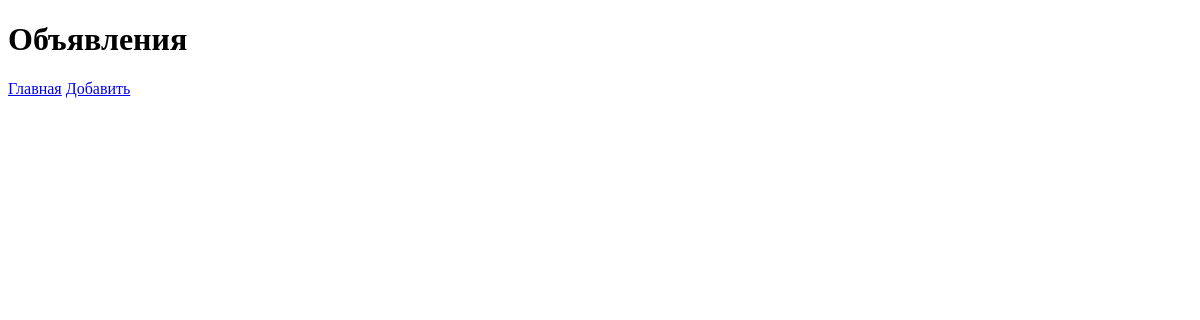
The app's page /bboard/, older data.
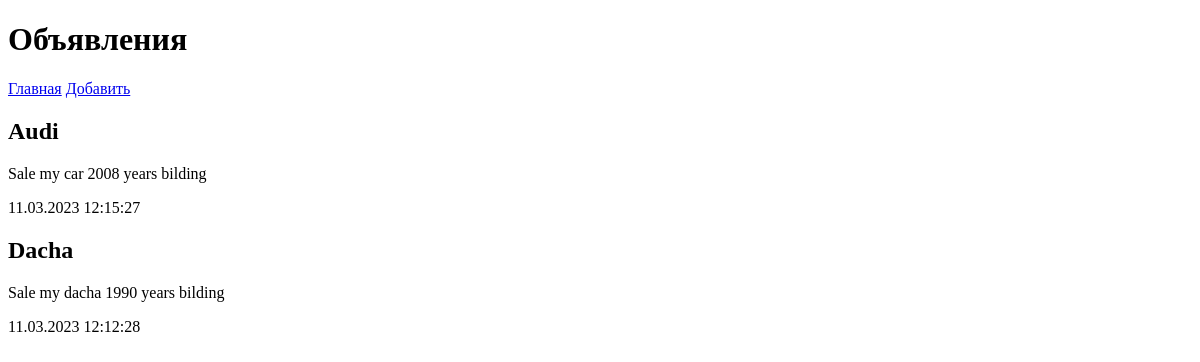
The same page, newer data.
### bboard/models.py (models this page shows)
class Bb(models.Model):
    title = models.CharField(max_length=50, verbose_name='Товар')
    content = models.TextField(null=True, blank=True, verbose_name='Описание')
    price = models.FloatField(null=True, blank=True, verbose_name='Цена')
    published = models.DateTimeField(auto_now_add=True, db_index=True, verbose_name='Опубликовано')
    rubric = models.ForeignKey('Rubric', null=True, on_delete=models.PROTECT, verbose_name = 'Рубрика')
    class Meta:
        verbose_name_plural = 'Объявления'
        verbose_name = 'Объявление'
        ordering = ['-published']

### bboard/views.py (the view)
# urls.py: path('',index, name = 'index'),
def index(request):
    bbs = Bb.objects.all()
    rubrics = Rubric.objects.all()
    context = {'bbs': bbs, 'rubric': rubrics}
    return render(request, 'bboard/index.html', context)

### bboard/templates/bboard/index.html (shortened to what this page needs)
<!DOCTYPE html>
<html lang="ru">
<head>
</head>
<body>
    <h1>Объявления</h1>
     <div>
      <a href="{% url 'index' %}">Главная</a>
         <a href="{% url 'add' %}">Добавить</a>
    </div>
    {% for bb in bbs %}
    <div>
        <h2>{{ bb.title }}</h2>
        <p>{{ bb.content }}</p>
        <p>{{ bb.published|date:"d.m.Y H:i:s" }}</p>
    </div>
    {%endfor%}
</body>
</html>

Row changes from the older to the newer data that the page shows:
added Bb: title "Audi", content "Sale my car 2008 years bilding", published "11.03.2023 12:15:27"
added Bb: title "Dacha", content "Sale my dacha 1990 years bilding", published "11.03.2023 12:12:28"
